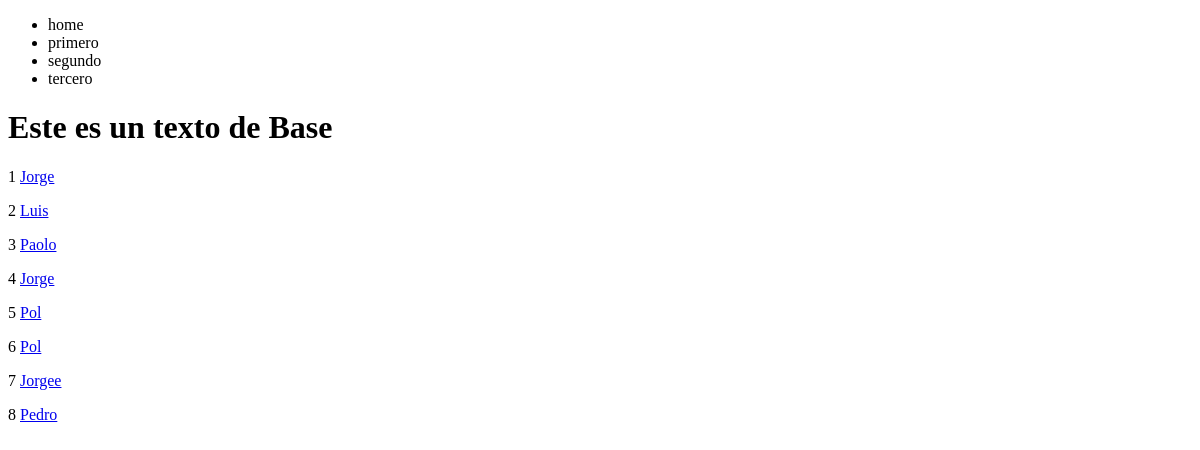
The page /persona/ on the database as committed earlier.
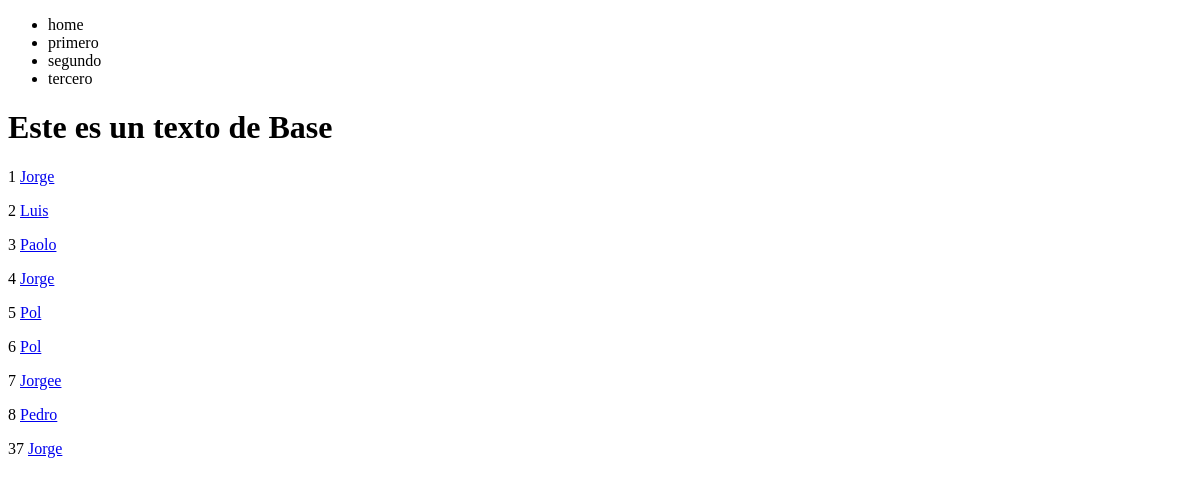
The same page on the database as committed later.
### personas/models.py (models this page shows)
class Persona(models.Model):
    nombres = models.CharField(max_length=100)
    apellidos = models.CharField(max_length=100)
    edad = models.IntegerField()
    donador = models.BooleanField()
    def get_absolute_url(self):
       return reverse('personas:browsing',kwargs={'myID':self.id})

### personas/views.py (the view)
# urls.py: path('',personaListView,name='lista'),
def personaListView(request):
    queryset = Persona.objects.all()
    context = {
        'objectList' :queryset,
    }
    return render(request,'personas/personasLista.html',context)

### personas/templates/personas/personasLista.html
{% extends 'base.html' %}
{% block content%}
{% for instance in objectList %}
<p>
    {{ instance.id }}
    <a href='{{instance.get_absolute_url}} '>
        {{ instance.nombres }} </a>
</p>
{% endfor %}
{% endblock %}

Rows that differ between the two databases and show on the page:
added Persona: id "37", nombres "Jorge"
